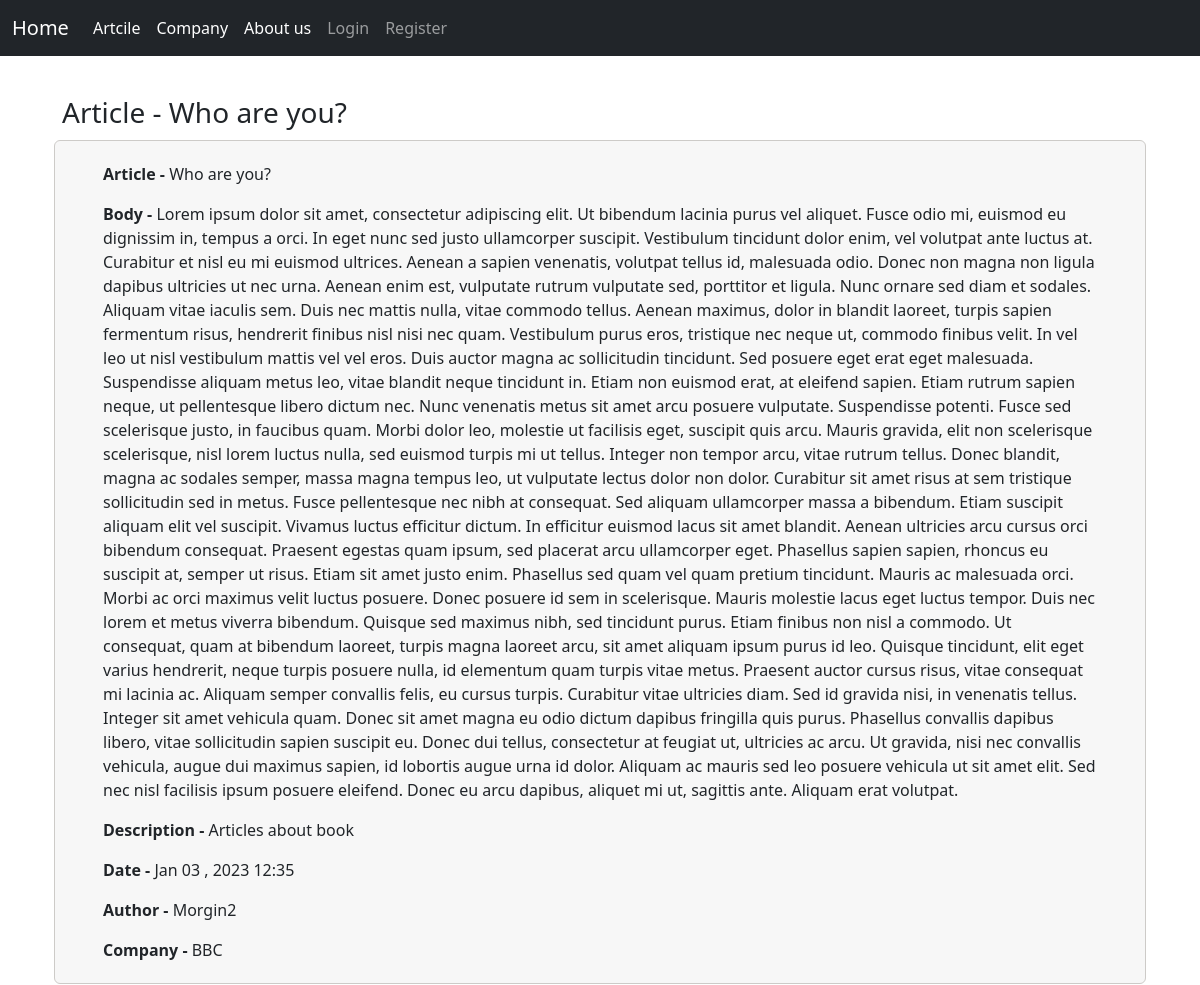
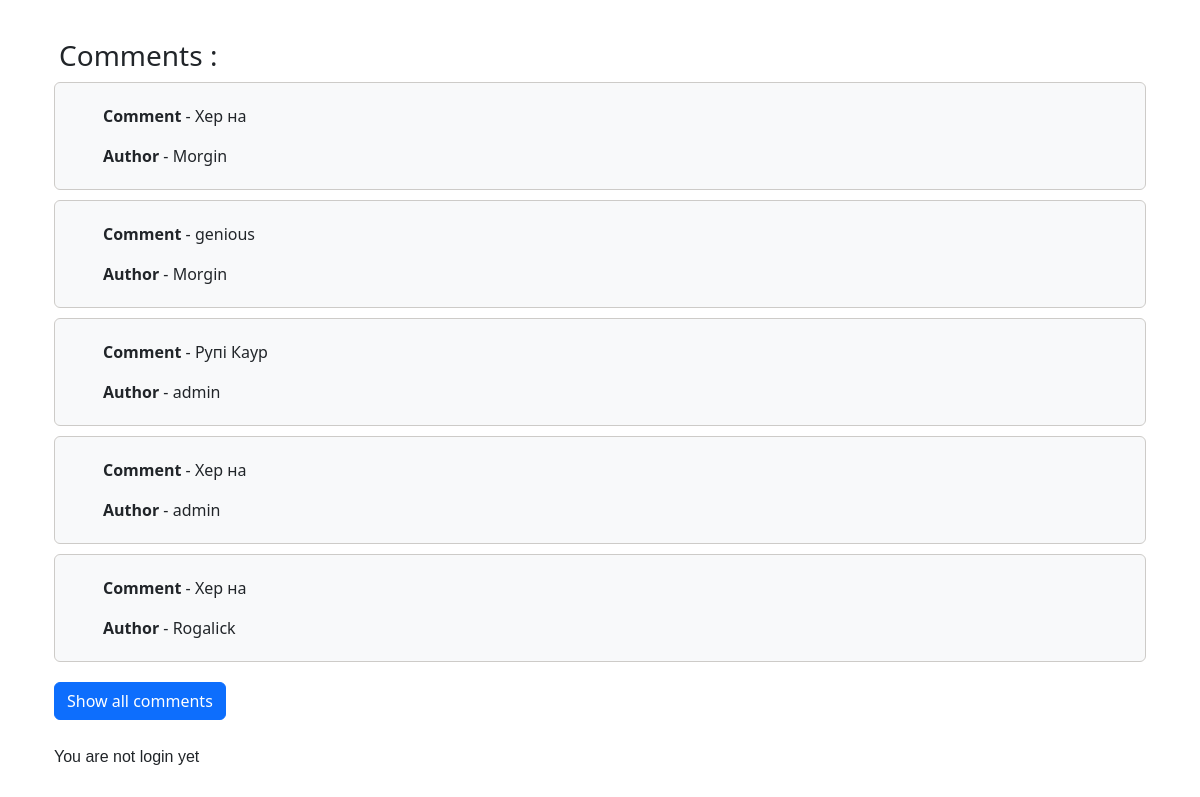
Screenshot of /DetailArticle/12/1/ with the database file from the repository (2 pictures, top to bottom).
### newspaper_app/models.py (models this page shows, shortened)
class Article(models.Model):
    title = models.CharField(max_length=120)
    body = models.TextField()
    description = models.CharField(max_length=300)
    author = models.ForeignKey(get_user_model() , on_delete=models.CASCADE)
    company = models.ForeignKey(Company , on_delete=models.CASCADE)
    date = models.DateTimeField(auto_now_add=True)
    def __str__(self):
        return self.title

class Company(models.Model):
    name = models.CharField(max_length=120)
    description = models.TextField()
    date = models.DateTimeField(auto_now_add=True)
    author = models.ForeignKey(get_user_model() , on_delete=models.CASCADE , null=True)
    def __str__(self):
        return self.name

class Coment(models.Model):
    article = models.ForeignKey(Article , on_delete=models.CASCADE)
    author = models.ForeignKey(get_user_model() , on_delete=models.CASCADE)
    comment = models.CharField(max_length=400 , null=True)
    date = models.DateTimeField(auto_now_add=True ,  null=True)
    def __str__(self):
        return self.comment

### user_app/models.py (models this page shows)
class PersonalCustomUser(AbstractUser):
    age = models.PositiveBigIntegerField(blank=True , null=True)
    email  = models.EmailField(blank=True , null=True)

### newspaper_app/views.py (the view, shortened to what this page needs)
# urls.py: path('DetailArticle/<int:pk>/<int:id>/' , views.newspaper_detail_view , name = 'detail_newspaper'),
def newspaper_detail_view(request, pk , id=999):
    a = models.Article.objects.get(id=pk)
    ccc = models.Coment.objects.filter(article = a)
    if len(ccc) > 5:
        g = 1
    else:
        g = 2
    if request.method == 'GET':
        cc = models.Coment.objects.filter(article=a).order_by('-date')
        cc = cc[0:5]
        p = 1
        if p == 1:
            print('HI')
    else:
        p = 0
        cc = models.Coment.objects.filter(article=a).order_by('-date')
    if id != 999:
        u = PersonalCustomUser.objects.get(id=id)
        a = models.Article.objects.get(id=pk)
        c = models.Coment.objects.filter(author=u , article=a)
        if len(c) >= 2:
            t = 1
            context = {'article' : a , 't' : t , 'com' : cc, 'u' : u , 'g' : g , 'p' : p}
        return render(request , 'detail_newspaper.html' , context)

### templates/detail_newspaper.html (shortened to what this page needs)
{% extends 'base.html' %}
{% block content %}
{% load bootstrap4 %}
<h3 class="r">Article - {{ article }}</h3>
<div class='container main'>
    <div class="bg-light p-5 rounded gg">
        <p class='dmytro'><span class='company'>Article - </span>{{ article }}</p>
        <p><span class='company'>Body - </span>{{ article.body }}</p>
        <p><span class='company'>Description - </span>{{ article.description }}</p>
        <p><span class='company'>Date - </span>{{ article.date|date:'M d , Y H:i' }}</p>
        <p><span class='company'>Author - </span>{{ article.author }}</p>
        <p class='vladd'><span class='company'>Company - </span>{{ article.company }}</p>
    </div>
    <h3 class='bom'>Comments : </h3>
    {% if com %}
        {% for i in com %}
        <div class="bg-light p-5 rounded ga">
            <p class='dmytro'><span class="company">Comment</span> - {{ i }}</a></p>
            <p class='vladd'><span class="company">Author</span> - {{ i.author }}</a></p>
        </div>
        {% endfor %}
        {% if user.is_authenticated %}
            {% if g == 1 %}
                {% if p == 1 %}
                    <form method='post' action = "{% url 'detail_newspaper' article.id user.id %}">
                        {% csrf_token %}
                        <button type = 'submit' class="btn btn-primary btt">Show all comments</button>
                    </form>
                {% elif p == 0 %}
                    <form method='GET' action = "{% url 'detail_newspaper' article.id user.id %}">
                        {% csrf_token %}
                        <button type = 'submit' class="btn btn-primary btt">Back</button>
                    </form>
                {% endif %}
            {% endif %}
        {% else %}
            {% if g == 1 %}
                {% if p == 1 %}
                    <form method='post' action = "{% url 'detail_newspaper' article.id 999 %}">
                        <button type = 'submit' class="btn btn-primary btt">Show all comments</button>
                    </form>
                {% elif p == 0%}
                    <form method='GET' action = "{% url 'detail_newspaper' article.id 999 %}">
                        {% csrf_token %}
                        <button type = 'submit' class="btn btn-primary btt">Back</button>
                    </form>
                {% endif %}
            {% endif %}
        {% endif %}
    {% else %}
        <p>There are not added comments below yet</p>
    {% endif %}
    {% if user.is_authenticated %}
            {% if t != 1 and t != 2 %}
                <form action="{% url 'detail_newspaper' article.pk user.id %}" method = 'POST' class='form'>
                    {% csrf_token %}
                    {% bootstrap_form form %}
                    {% buttons %}
                <button type = 'submit'class='btn btn-primary l'>Send</button>
                {% endbuttons %}
                </form>
            {% elif t == 2 %}
            <p>You are not login in</p>
            {% elif t == 1 %}
                <p class='pp'>You have already used your comments for this topic. Note that you have only two comments for each article</p>
                <p class='pe'>only for reporter</p>
            {% endif %}
            <div class='chik'>
                <a class = "ters" href = "{% url 'newspaper_update' article.pk %}">Edit</a>
                <a class='tes' href = "{% url 'newspaper_delete' article.pk %}">Delete</a>
            </div>
    {% else %}
        <p class='ppp'>You are not login yet</p>
    {% endif %}
</div>
{% endblock content%}

### static/css/base.css (style rules this page uses)
body { background-color: rgb(255, 255, 255); }
.rounded { margin-top: 10px; }
.gg { background-color: rgb(247, 247, 247)!important; border: 1px solid rgb(205, 203, 200); }
.btt { margin-top: 10px; margin-bottom: 15px; }
.main { background-color: #ffffff; }
.r { margin-top: 40px; margin-bottom: 10px; margin-left: 20px; }
.company { font-weight: 900; }
.dmytro { margin-top: -27px; }
.vladd { margin-bottom: -27px !important; margin-top: 0px; }
.ga { margin-top: 10px; border: 1px solid rgb(205, 203, 200); }
.bom { margin-top: 40px; margin-bottom: 10px; margin-left: 5px; }
.btt { margin-top: 20px; }
.ppp { margin-top: 10px; font-family: 'Franklin Gothic Medium', 'Arial Narrow', Arial, sans-serif; margin-bottom: 100px; }

### rows the page displays
Article: title "Who are you?", body "Lorem ipsum dolor sit amet, consectetur adipiscing elit. Ut bibendum lacinia purus vel aliquet. Fusce odio mi, euismod eu dignissim in, tempus a orci. In eget nunc sed justo ullamcorper suscipit. Vestibulum tincidunt dolor enim, vel volutpat ante luctus at. Curabitur et nisl eu mi euismod ultrices. Aenean a sapien venenatis, volutpat tellus id, malesuada odio. Donec non magna non ligula dapibus ultricies ut nec urna. Aenean enim est, vulputate rutrum vulputate sed, porttitor et ligula. Nunc ornare sed diam et sodales. Aliquam vitae iaculis sem. Duis nec mattis nulla, vitae commodo tellus. Aenean maximus, dolor in blandit laoreet, turpis sapien fermentum risus, hendrerit finibus nisl nisi…", description "Articles about book", date "Jan 03 , 2023 12:35", author "Morgin2", company "BBC"
Coment: comment "Хер на", author "Morgin"
Coment: comment "genious", author "Morgin"
Coment: comment "Рупі Каур", author "admin"
Coment: comment "Хер на", author "admin"
Coment: comment "Хер на", author "Rogalick"
